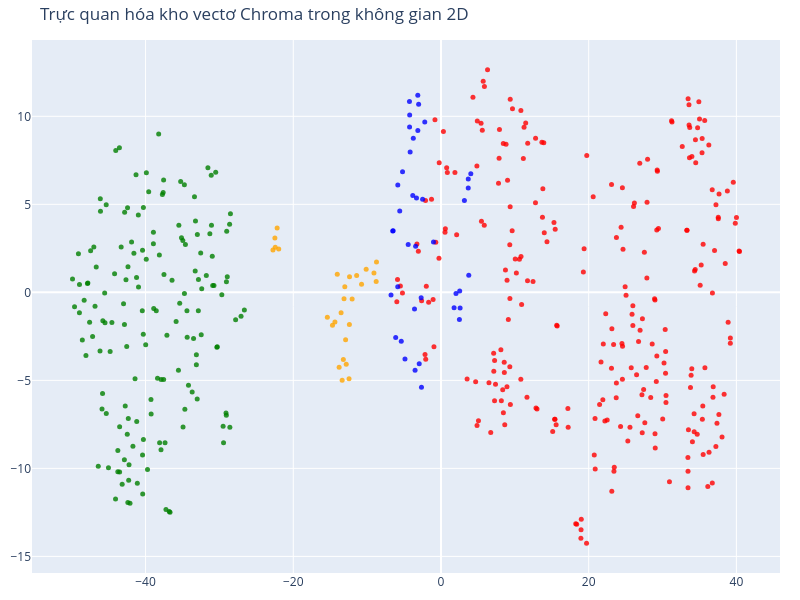

Notebook cell for this chart:
### Code cell
tsne = TSNE(n_components=2, random_state=42)  # Khởi tạo t-SNE để giảm số chiều của vectơ.
reduced_vectors = tsne.fit_transform(vectors)  # Giảm các vectơ xuống số chiều cần trực quan hóa.

# Tạo biểu đồ phân tán 2D
fig = go.Figure(data=[go.Scatter(  # Tạo đối tượng biểu đồ Plotly.
    x=reduced_vectors[:, 0],  # Gán dữ liệu tọa độ cho trục x của biểu đồ.
    y=reduced_vectors[:, 1],  # Gán dữ liệu tọa độ cho trục y của biểu đồ.
    mode='markers',  # Chọn chế độ hiển thị bằng các điểm đánh dấu.
    marker=dict(size=5, color=colors, opacity=0.8),  # Cấu hình kích thước, màu và độ trong suốt của các điểm.
    text=[f"Loại: {t}<br>Văn bản: {d[:100]}..." for t, d in zip(doc_types, documents)],  # Tạo nội dung mô tả hiển thị khi rê chuột qua từng điểm.
    hoverinfo='text'  # Yêu cầu Plotly dùng phần văn bản làm thông tin khi rê chuột.
)])  # Đóng cấu trúc dữ liệu hoặc lời gọi hàm nhiều dòng.

fig.update_layout(title='Trực quan hóa kho vectơ Chroma trong không gian 2D',  # Cấu hình tiêu đề, trục, kích thước và lề của biểu đồ.
    scene=dict(xaxis_title='x',yaxis_title='y'),  # Đặt nhãn cho các trục trong vùng biểu đồ.
    width=800,  # Đặt chiều rộng của biểu đồ theo pixel.
    height=600,  # Đặt chiều cao của biểu đồ theo pixel.
    margin=dict(r=20, b=10, l=10, t=40)  # Đặt khoảng lề xung quanh biểu đồ.
)  # Đóng cấu trúc dữ liệu hoặc lời gọi hàm nhiều dòng.

fig.show()  # Hiển thị biểu đồ Plotly trong notebook.

### Figure 1 — Plotly figure (JSON) as saved in the notebook; plotly's stock layout.template omitted (floating-point values rounded to 4 significant figures; data arrays with more than 128 entries replaced by an {"elided": "..."} marker saying what was removed)
{"data": [{"hoverinfo": "text", "marker": {"color": {"elided": "476 str values"}, "opacity": 0.8, "size": 5}, "mode": "markers", "text": {"elided": "476 str values"}, "type": "scatter", "x": {"elided": "476 float values"}, "y": {"elided": "476 float values"}}], "layout": {"height": 600, "margin": {"b": 10, "l": 10, "r": 20, "t": 40}, "scene": {"xaxis": {"title": {"text": "x"}}, "yaxis": {"title": {"text": "y"}}}, "title": {"text": "Trực quan hóa kho vectơ Chroma trong không gian 2D"}, "width": 800}}
